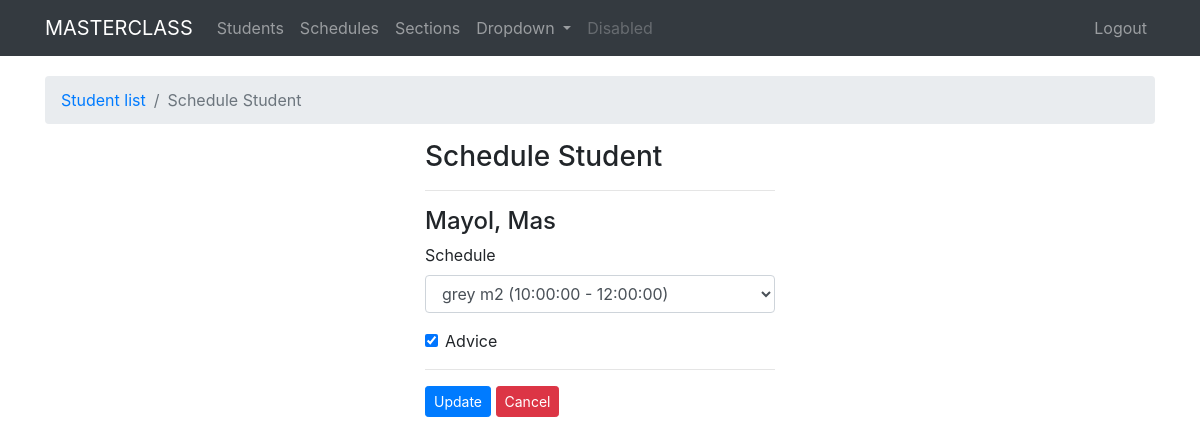
The page /schedule/2/ (signed in) on the database as committed earlier.
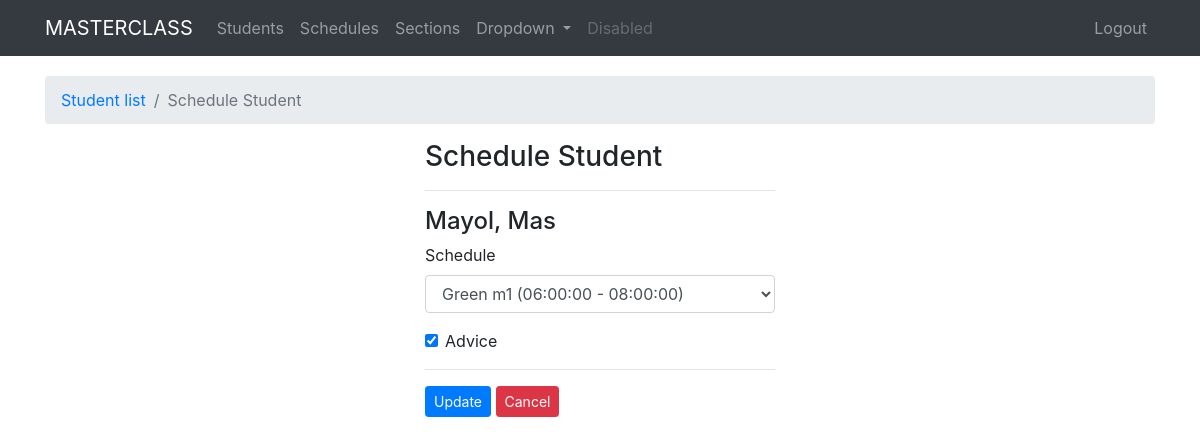
The same page on the database as committed later.
### students/models.py (models this page shows, shortened)
class StudentName(models.Model):
    user = models.ForeignKey(User, on_delete=models.CASCADE, default=1)
    lrn = models.CharField(max_length=12, unique=True, blank=True, null=True)
    first_name = models.CharField(max_length=120)
    last_name = models.CharField(max_length=120)
    middle_name = models.CharField(max_length=120, blank=True)
    extension_name = models.CharField(max_length=10, blank=True)
    GENDER = [
    ('M', 'MALE'),
    ('F', 'FEMALE'),
    ]
    gender = models.CharField(max_length=6, choices=GENDER, blank=True, null=True)
    birth_date = models.DateField()
    school_status = models.ForeignKey(SchoolStatus, on_delete=models.CASCADE, verbose_name='schooling status', blank=True, null=True)
    schedule = models.ForeignKey(Schedule, on_delete=models.CASCADE, blank=True, null=True)
    advice = models.BooleanField(default=False)
    remarks = models.TextField(blank=True, null=True)
    image = models.ImageField(upload_to=user_directory_path, blank=True, null=True)
    timestamp = models.DateTimeField(auto_now_add=True)
    updated = models.DateTimeField(auto_now=True)
    class Meta:
        ordering = ['-timestamp',]
    def full_name(self):
        if self.middle_name == False:
            fullname = "%s, %s %s"%(self.last_name, self.first_name, self.extension_name)
        elif self.extension_name == False:
            fullname = "%s, %s %s"%(self.last_name, self.first_name, self.middle_name)
        elif self.middle_name == False and self.extension_name == False:
            fullname = "%s, %s"%(self.last_name, self.first_name)
        else:
            fullname = "%s, %s %s %s"%(self.last_name, self.first_name, self.middle_name, self.extension_name)
        return fullname

### students/views.py (the view)
# urls.py: path('schedule/<int:pk>/', views.schedule_student, name='schedule'),
@login_required()
def schedule_student(request, pk):
	instance=get_object_or_404(StudentName, pk=pk)
	form = StudentScheduleForm(request.POST or None, request.FILES or None, instance=instance)
	if form.is_valid():
		instance=form.save(commit=False)
		instance.user = request.user
		instance.schedule.section.student_counter = +1
		instance.save()
		return redirect('student:list')
	context = {
		"form": form,
		"title": "schedule student",
		"instance": instance,
	}
	return render(request, "students/student_schedule.html", context)

### students/forms.py
class StudentScheduleForm(forms.ModelForm):
    class Meta:
        model = StudentName
        fields = (
            "schedule",
            "advice",
        )

### schedules/models.py (called while the page is built)
    def __str__(self):
        sched = "%s - %s"%(str(self.start_time),str(self.end_time))
        return "%s %s (%s)"%(self.section,self.schedule_name, sched)

### sections/models.py (called while the page is built)
    def __str__(self):
        return self.section_name

### templates/students/student_schedule.html
{% extends "base.html" %}
{% load crispy_forms_tags %}
{% block content %}
<nav aria-label="breadcrumb">
    <ol class="breadcrumb">
        <li class="breadcrumb-item"><a href="{%url 'student:list'%}">Student list</a></li>
        <li class="breadcrumb-item active" aria-current="page">{{title|title}}</li>
    </ol>
</nav>
<div class="row">
    <div class="col-sm-4 offset-4">
        <h3>{{title|title}}</h3>
        <hr>
        <form action="" class="form" method="POST" enctype="multipart/form-data">{% csrf_token %}
            <h4>{{instance.full_name|title}}</h4>
            {{form|crispy}}
            <hr>
            <input type="submit" class="btn btn-primary btn-sm" value="Update">
            <a href="{% url 'student:list' %}" class="btn btn-danger btn-sm">Cancel</a>
        </form>
    </div>
</div>
{% endblock %}

Rows that differ between the two databases and show on the page:
changed StudentName "Mayol, Mas": schedule "grey m2 (10:00:00 - 12:00:00)" → "Green m1 (06:00:00 - 08:00:00)"
